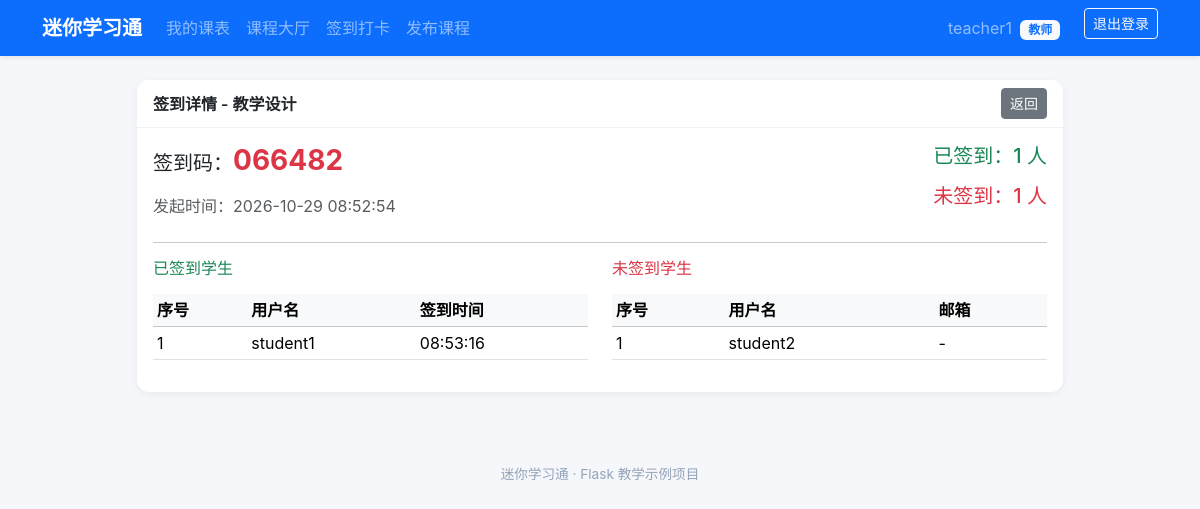
/attendance/1 (signed in), run on the app's committed database.
### models.py (models this page shows, shortened)
class User(UserMixin, db.Model):
    __tablename__ = 'user'
    id = db.Column(db.Integer, primary_key=True)
    username = db.Column(db.String(32), unique=True, nullable=False, index=True)
    password_hash = db.Column(db.String(255), nullable=False)
    role = db.Column(db.String(16), nullable=False, default='student')
    email = db.Column(db.String(120), unique=True, nullable=True)
    create_time = db.Column(db.DateTime, nullable=False, default=datetime.now)
    @property
    def is_teacher(self):
        return self.role == 'teacher'
    @property
    def role_label(self):
        return '教师' if self.role == 'teacher' else '学生'

class Course(db.Model):
    __tablename__ = 'course'
    id = db.Column(db.Integer, primary_key=True)
    name = db.Column(db.String(100), nullable=False)
    description = db.Column(db.Text)
    teacher_id = db.Column(db.Integer, db.ForeignKey('user.id'), nullable=False)
    create_time = db.Column(db.DateTime, default=datetime.now)
    teacher = db.relationship('User', backref='taught_courses')
    schedules = db.relationship('Schedule', backref='course', cascade='all, delete-orphan')
    enrollments = db.relationship('Enrollment', backref='course', cascade='all, delete-orphan')
    homeworks = db.relationship('Homework', backref='course', cascade='all, delete-orphan')
    sign_ins = db.relationship('SignIn', backref='course', cascade='all, delete-orphan')
    notifications = db.relationship('Notification', backref='course', cascade='all, delete-orphan')

class SignIn(db.Model):
    __tablename__ = 'sign_in'
    id = db.Column(db.Integer, primary_key=True)
    course_id = db.Column(db.Integer, db.ForeignKey('course.id'), nullable=False)
    sign_code = db.Column(db.String(6), nullable=False, index=True)
    expire_time = db.Column(db.DateTime, nullable=False)
    create_time = db.Column(db.DateTime, default=datetime.now)
    records = db.relationship('SignRecord', backref='sign_in', cascade='all, delete-orphan')

class SignRecord(db.Model):
    __tablename__ = 'sign_record'
    id = db.Column(db.Integer, primary_key=True)
    sign_id = db.Column(db.Integer, db.ForeignKey('sign_in.id'), nullable=False)
    student_id = db.Column(db.Integer, db.ForeignKey('user.id'), nullable=False)
    sign_time = db.Column(db.DateTime, default=datetime.now)
    status = db.Column(db.String(16), default='正常')
    student = db.relationship('User', backref='sign_records')
    __table_args__ = (db.UniqueConstraint('sign_id', 'student_id', name='_sign_student_uc'),)

### app.py (the view)
@app.route('/attendance/<int:sign_id>')
@login_required
def sign_detail(sign_id):
    sign = SignIn.query.get_or_404(sign_id)
    if not current_user.is_teacher or sign.course.teacher_id != current_user.id:
        flash('无权查看该签到详情。', 'danger')
        return redirect(url_for('attendance'))
    enrollments = Enrollment.query.filter_by(course_id=sign.course_id).all()
    all_students = [User.query.get(e.student_id) for e in enrollments]
    signed_student_ids = [r.student_id for r in sign.records]
    signed_students = [s for s in all_students if s.id in signed_student_ids]
    unsigned_students = [s for s in all_students if s.id not in signed_student_ids]
    return render_template('attendance/sign_detail.html', sign=sign,
                           signed_students=signed_students,
                           unsigned_students=unsigned_students)

### models.py (called while the page is built)
@login_manager.user_loader
def load_user(user_id):
    try:
        return db.session.get(User, int(user_id))
    except (TypeError, ValueError):
        return None

### templates/attendance/sign_detail.html (shortened to what this page needs)
{% extends 'base.html' %}
{% block content %}
<div class="row justify-content-center">
    <div class="col-md-10">
        <div class="card dashboard-card">
            <div class="card-header d-flex justify-content-between align-items-center">
                <span>签到详情 - {{ sign.course.name }}</span>
                <a href="{{ url_for('attendance') }}" class="btn btn-sm btn-secondary">返回</a>
            </div>
            <div class="card-body">
                <div class="row mb-4">
                    <div class="col-md-6">
                        <h5 class="mb-3">签到码：<span class="text-danger fs-3 fw-bold">{{ sign.sign_code }}</span></h5>
                        <p class="text-muted mb-0">发起时间：{{ sign.create_time.strftime('%Y-%m-%d %H:%M:%S') }}</p>
                    </div>
                    <div class="col-md-6 text-md-end">
                        <h5 class="mb-3 text-success">已签到：{{ signed_students|length }} 人</h5>
                        <h5 class="mb-0 text-danger">未签到：{{ unsigned_students|length }} 人</h5>
                    </div>
                </div>
                <hr>
                <div class="row">
                    <div class="col-md-6 mb-4 mb-md-0">
                        <h6 class="text-success mb-3"> 已签到学生</h6>
                        <table class="table table-sm table-hover">
                            <thead class="table-light">
                                <tr><th>序号</th><th>用户名</th><th>签到时间</th></tr>
                            </thead>
                            <tbody>
                                {% for r in sign.records %}
                                <tr>
                                    <td>{{ loop.index }}</td>
                                    <td>{{ r.student.username }}</td>
                                    <td>{{ r.sign_time.strftime('%H:%M:%S') }}</td>
                                </tr>
                                {% else %}
                                <tr><td colspan="3" class="text-center text-muted">暂无学生签到</td></tr>
                                {% endfor %}
                            </tbody>
                        </table>
                    </div>
                    <div class="col-md-6">
                        <h6 class="text-danger mb-3"> 未签到学生</h6>
                        <table class="table table-sm table-hover">
                            <thead class="table-light">
                                <tr><th>序号</th><th>用户名</th><th>邮箱</th></tr>
                            </thead>
                            <tbody>
                                {% for student in unsigned_students %}
                                <tr>
                                    <td>{{ loop.index }}</td>
                                    <td>{{ student.username }}</td>
                                    <td>{{ student.email or '-' }}</td>
                                </tr>
                                {% else %}
                                <tr><td colspan="3" class="text-center text-muted">全部学生均已签到</td></tr>
                                {% endfor %}
                            </tbody>
                        </table>
                    </div>
                </div>
            </div>
        </div>
    </div>
</div>
{% endblock %}

### templates/base.html (shortened to what this page needs)
<!DOCTYPE html>
<html lang="zh-CN">
<head>
    <link href="https://cdn.jsdelivr.net/npm/bootstrap@5.3.3/dist/css/bootstrap.min.css" rel="stylesheet">
    <link rel="stylesheet" href="{{ url_for('static', filename='css/style.css') }}">
</head>
<body>
<nav class="navbar navbar-expand-lg navbar-dark bg-primary shadow-sm">
    <div class="container">
        <a class="navbar-brand fw-bold" href="{{ url_for('index') }}">迷你学习通</a>
        <div class="collapse navbar-collapse" id="navbarMain">
            <ul class="navbar-nav me-auto">
                {% if current_user.is_authenticated %}
                    <li class="nav-item"><a class="nav-link" href="{{ url_for('index') }}">我的课表</a></li>
                    <li class="nav-item"><a class="nav-link" href="{{ url_for('course_list') }}">课程大厅</a></li>
                    <li class="nav-item"><a class="nav-link" href="{{ url_for('attendance') }}">签到打卡</a></li>
                    {% if current_user.is_teacher %}
                        <li class="nav-item"><a class="nav-link" href="{{ url_for('add_course') }}">发布课程</a></li>
                    {% endif %}
                {% endif %}
            </ul>
            <ul class="navbar-nav">
                {% if current_user.is_authenticated %}
                    <li class="nav-item">
                        <a class="nav-link me-3" href="{{ url_for('profile') }}">
                            {{ current_user.username }} <span class="badge bg-light text-primary ms-1">{{ current_user.role_label }}</span>
                        </a>
                    </li>
                    <li class="nav-item"><a class="btn btn-sm btn-outline-light" href="{{ url_for('logout') }}">退出登录</a></li>
                {% else %}
                    <li class="nav-item"><a class="nav-link" href="{{ url_for('login') }}">登录</a></li>
                    <li class="nav-item"><a class="btn btn-sm btn-light ms-2" href="{{ url_for('register') }}">注册</a></li>
                {% endif %}
            </ul>
        </div>
    </div>
</nav>
<main class="container my-4">
    {% block content %}{% endblock %}
</main>
<footer class="app-footer text-center mt-5">迷你学习通 · Flask 教学示例项目</footer>
</body>
</html>

### static/css/style.css (style rules this page uses)
body { min-height: 100vh; background-color: #f5f7fa; font-family: -apple-system, BlinkMacSystemFont, "Segoe UI", Roboto, "Helvetica Neue", Arial, sans-serif; }
.dashboard-card { border: none; border-radius: .75rem; box-shadow: 0 .125rem .5rem rgba(15, 23, 42, .06); transition: box-shadow 0.3s ease; }
.dashboard-card .card-header { background-color: #fff; font-weight: 600; border-bottom: 1px solid #eef1f5; border-radius: .75rem .75rem 0 0 !important; }
.app-footer { color: #94a3b8; font-size: .85rem; padding: 1.5rem 0; }

### data on the page
User: username "teacher1", role_label "教师"
Course: course.name "教学设计"
SignIn: sign_code "066482", create_time "2026-10-29 08:52:54"
SignRecord: student.username "student1", sign_time "08:53:16"
User: username "student2", email "-"

### other printed values
{{ signed_students|length }} "1"
{{ unsigned_students|length }} "1"
